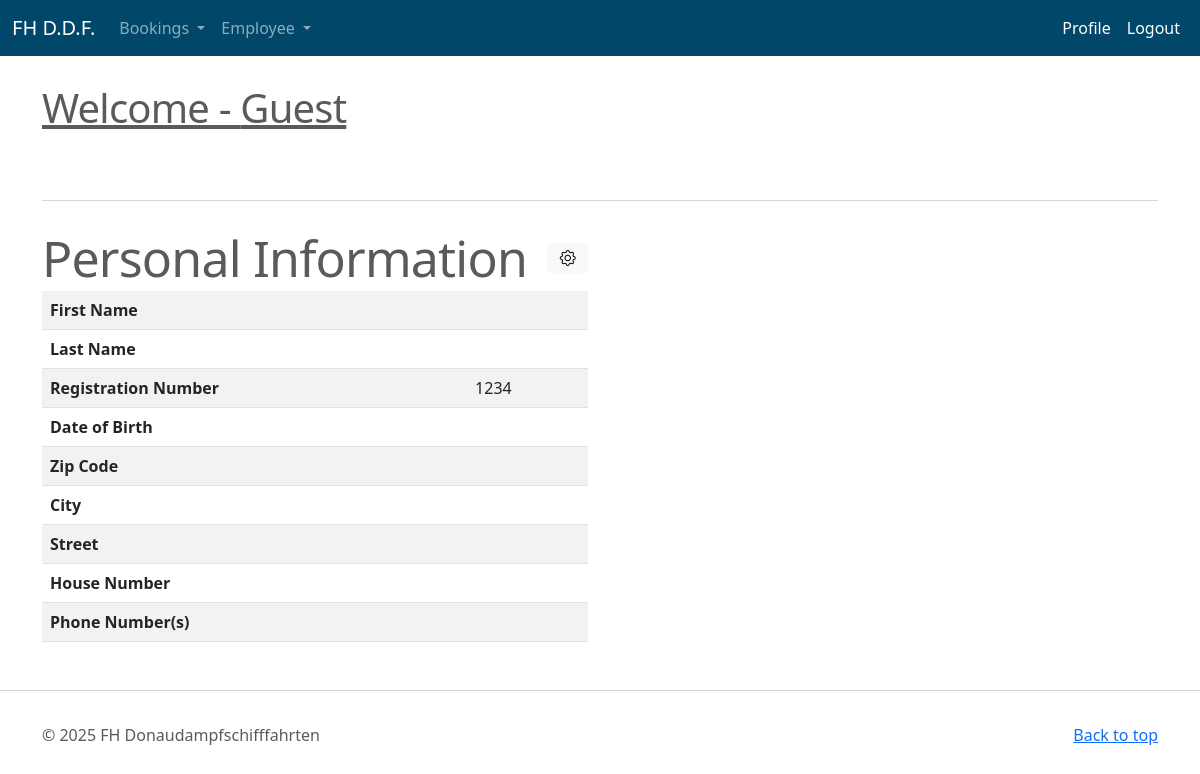
Before: /profile (signed in) with the older database file.
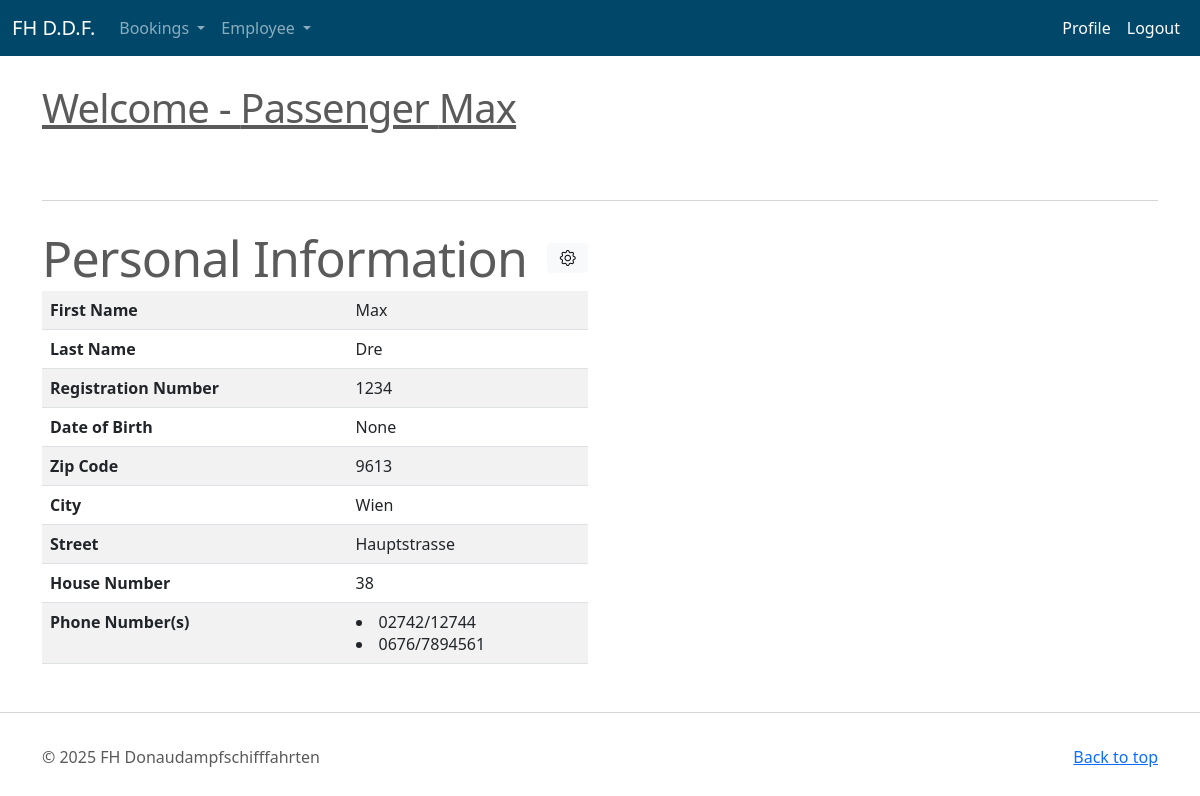
After: the same page with the newer database file.
### tables this page shows
CREATE TABLE "Person" (
    /* hab das auf PANr geaendert da es sonst mit den spaeteren FKs zach wird mit dem zusammengesetzten SVNR + GebDatum*/
    "PANr" NUMBER(4),
    /* es gibt keinen eigenen date type kann als int, text, oder real angegeben werden */ 
    "GebDatum" INTEGER,
    "Vorname" TEXT(50),
    "Nachname" TEXT(50),
    "PLZ" NUMBER(4),
    "Ort" TEXT(50),
    "Strasse" TEXT(50),
    "Hausnummer" NUMBER(4),
    CONSTRAINT pk_Person PRIMARY KEY (PANr)
);

CREATE TABLE "Telefonnummer" (
    "TelNummer" TEXT(20),
    "PANr" NUMBER(4),
    CONSTRAINT pk_Telefonnummer PRIMARY KEY (PANr, TelNummer),
    CONSTRAINT fk_Telefonnummer_Person FOREIGN KEY (PANr) REFERENCES Person (PANr)
        ON DELETE CASCADE
);

### flask_auu/profile.py (the view)
@bp.route('/profile')
@login_required
def profile():
    db = get_db()
    user_data = db.execute(
        "SELECT VORNAME, NACHNAME, strftime('%d.%m.%Y', GebDatum) as GebDatum, PLZ, ORT, STRASSE, Hausnummer FROM PERSON WHERE PANR = ?",
        (g.user['username'],)
    ).fetchone()
    techniker = db.execute(
        'SELECT * FROM Techniker WHERE PANR = ?', (g.user['username'],)
    ).fetchone()
    captain = db.execute(
        'SELECT * FROM Kapitaen WHERE PANR = ?', (g.user['username'],)
    ).fetchone()
    passenger = db.execute(
        'SELECT * FROM Passagier WHERE PANR = ?', (g.user['username'],)
    ).fetchone()
    user_tel = db.execute(
        'SELECT TELNUMMER FROM TELEFONNUMMER WHERE PANR = ?',
        (g.user['username'],)
    ).fetchall()
    if captain:
        role = 'Captain'
    elif techniker:
        role = 'Technician'
    elif passenger:
        role = 'Passenger'
    else:
        role = 'Guest'
    return render_template('profile/profile.html', user_data=user_data, user_tel=user_tel, role=role)

### flask_auu/auth.py (called while the page is built)
@bp.before_app_request
def load_logged_in_user():
    user_id = session.get('user_id')
    if session.get('history') is None:
        session['history'] = "Usage history since last login:\n"
    if user_id is None:
        g.user = None
    else:
        g.user = get_db().execute(
            'SELECT * FROM user WHERE id = ?', (user_id,)
        ).fetchone()

def login_required(view):
    @functools.wraps(view)
    def wrapped_view(**kwargs):
        if g.user is None:
            return redirect(url_for('auth.login'))
        return view(**kwargs)
    return wrapped_view

### flask_auu/db.py (called while the page is built)
def get_db():
        print('get_db(): before db is accessed...', flush=True)
        if 'db' not in g:
            g.db = sqlite3.connect(
                current_app.config['DATABASE'],
                detect_types=sqlite3.PARSE_DECLTYPES
            )
            g.db.row_factory = sqlite3.Row
        return g.db

### flask_auu/templates/profile/profile.html
<head>
    <link rel="stylesheet" href="https://cdn.jsdelivr.net/npm/bootstrap-icons/font/bootstrap-icons.css">
</head>
{% extends 'base.html' %}
{% block content %}
<div class="container marketing">
    <div class="signpost"><h1>Welcome - {{ role }} {{ user_data['VORNAME'] }}</h1></div>
    <hr class="featurette-divider">
    <div class="row featurette">
        <div class="col-md-6">
            <h2 class="featurette-heading d-flex justify-content-between align-items-center">Personal Information<a href="/profile_update" class="btn btn-light"><i class="bi bi-gear"></i></a></h2>
            <table class="table table-responsive table-striped table-hover">
                <tbody>
                    <tr>
                        <th>First Name</th>
                        <td>{{ user_data['VORNAME'] }}</td>
                    </tr>
                    <tr>
                        <th>Last Name</th>
                        <td>{{ user_data['NACHNAME'] }}</td>
                    </tr>
                    <tr>
                        <th>Registration Number</th>
                        <td>{{ g.user['username'] }}</td>
                    </tr>
                    <tr>
                        <th>Date of Birth</th>
                        <td>{{ user_data['GebDatum'] }}</td>
                    </tr>
                    <tr>
                        <th>Zip Code</th>
                        <td>{{ user_data['PLZ'] }}</td>
                    </tr>
                    <tr>
                        <th>City</th>
                        <td>{{ user_data['ORT'] }}</td>
                    </tr>
                    <tr>
                        <th>Street</th>
                        <td>{{ user_data['STRASSE'] }}</td>
                    </tr>
                    <tr>
                        <th>House Number</th>
                        <td>{{ user_data['Hausnummer'] }}</td>
                    </tr>
                    <tr>
                        <th>Phone Number(s)</th>
                        <td>
                            {% for tels in user_tel %}
                                <li>{{ tels['TELNUMMER'] }}</li>
                            {% endfor %}
                        </td>
                    </tr>
                </tbody>
            </table>
        </div>
    </div>
</div>
{% endblock %}

Changed rows visible on the page:
added Person: VORNAME "Max", NACHNAME "Dre", PLZ "9613", ORT "Wien", STRASSE "Hauptstrasse", Hausnummer "38"
added Telefonnummer: TELNUMMER "02742/12744"
added Telefonnummer: TELNUMMER "0676/7894561"
Other visible differences:
{{ role }}: "Guest" → "Passenger"
{{ user_data['GebDatum'] }}: (not shown) → "None"
